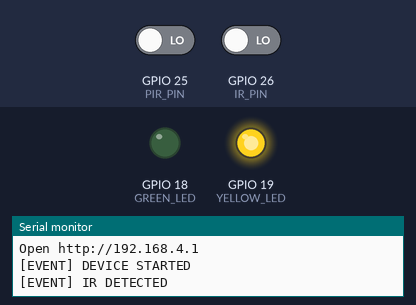
The sketch below on a simulated ESP32. Parts: output pins drawn as LEDs (lit = HIGH), the last lines printed to the serial monitor. Inputs (shaded band) come from the test bench; at power-on: GPIO 25 (PIR_PIN) LOW, GPIO 26 (IR_PIN) LOW.

Above: at 1.2 s.
1.3 s: GPIO 25 (PIR_PIN) driven HIGH
At 2.3 s:
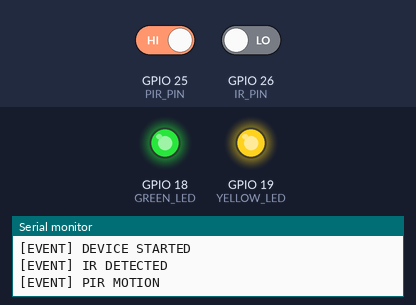
4.3 s: GPIO 26 (IR_PIN) driven HIGH
At 4.3 s:
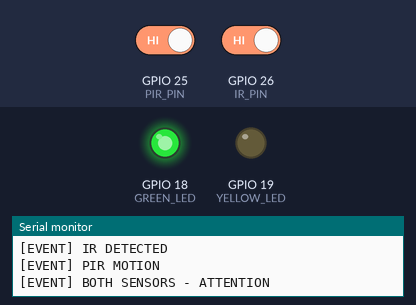
5.8 s: GPIO 25 (PIR_PIN) driven LOW
At 7.0 s:
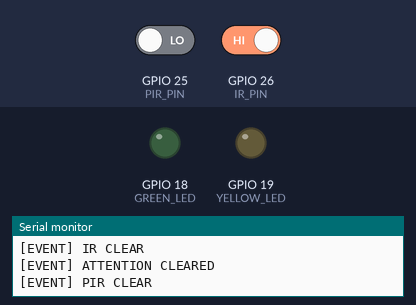
7.3 s: GPIO 26 (IR_PIN) driven LOW
At 7.6 s:
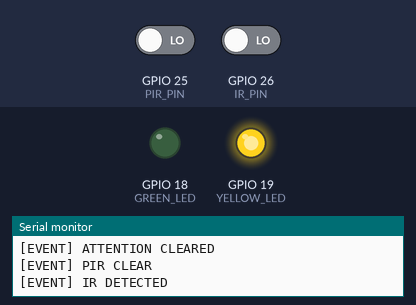
Timing chart, 0 to 9.8 s (numbered marks = the images above; inputs shaded):
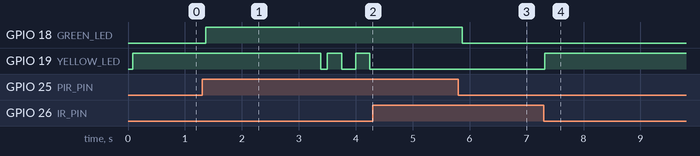

Measured:
- after the input at 1.3 s, GPIO 18 (GREEN_LED): LOW → HIGH after 0.07 s; GPIO 19 (YELLOW_LED): goes LOW 0.12 s, HIGH 0.25 s, LOW 0.25 s, HIGH 0.25 s, then LOW, starting after 2.1 s
- after the input at 4.3 s, GPIO 19 (YELLOW_LED): stops changing and stays LOW
- after the input at 5.8 s, GPIO 18 (GREEN_LED): HIGH → LOW after 0.07 s
- after the input at 7.3 s, GPIO 19 (YELLOW_LED): LOW → HIGH at once

The sketch:

SmartHomeCarePlus.ino
```cpp
// ESP32 Smart Home Care PLUS: Wi-Fi AP + local browser dashboard.
// Educational sensor visualization ONLY. Not a fall/cry/emergency detector.
// ESP32 Arduino Core 3.3.12 / ESP32 Dev Module.
#include <Arduino.h>
#include <WiFi.h>
#include <WebServer.h>

constexpr uint8_t PIR_PIN = 25;
constexpr uint8_t IR_PIN = 26;
constexpr uint8_t GREEN_LED = 18;
constexpr uint8_t YELLOW_LED = 19;
constexpr uint8_t PIR_ACTIVE = HIGH;
constexpr uint8_t IR_ACTIVE = LOW;  // Adjust if the actual IR module is active-HIGH.

// Demo-only local hotspot credentials: publicly visible in this repository.
// Change password before using outside a controlled classroom demonstration.
const char *AP_SSID = "HomeCare-ESP32";
const char *AP_PASSWORD = "homecare2026";

constexpr unsigned long SAMPLE_MS = 80;
constexpr unsigned long BOTH_ALERT_MS = 2000;
constexpr unsigned long BLINK_MS = 250;
constexpr size_t EVENT_CAPACITY = 12;

WebServer server(80);
struct Event { unsigned long timeMs; const char *label; };
Event events[EVENT_CAPACITY];
size_t nextEvent = 0;
size_t eventCount = 0;
unsigned long lastSampleMs = 0;
unsigned long bothSinceMs = 0;
bool pirDetected = false;
bool irDetected = false;
bool combinedAlert = false;
bool acknowledged = false;
uint32_t pirCount = 0;
uint32_t irCount = 0;
uint32_t alertCount = 0;

const char PAGE[] PROGMEM = R"HTML(
<!doctype html><html lang="ko"><head>
<meta charset="utf-8"><meta name="viewport" content="width=device-width,initial-scale=1">
<title>HomeCare | ESP32</title>
<style>
:root{font-family:system-ui,-apple-system,'Segoe UI',sans-serif;color:#18243a;background:#f2f6fb}
*{box-sizing:border-box}body{margin:0;padding:24px 16px}main{max-width:760px;margin:auto}
h1{font-size:1.7rem;margin:0 0 4px}p{line-height:1.5}header{display:flex;justify-content:space-between;gap:12px;align-items:center;margin-bottom:22px}
small,.sub{color:#69788d}.pill{border-radius:99px;padding:8px 12px;background:#dcece6;color:#145438;font-weight:700}
.grid{display:grid;grid-template-columns:repeat(2,minmax(0,1fr));gap:12px}.card{background:white;border:1px solid #e1e9f2;border-radius:18px;padding:18px;box-shadow:0 5px 14px #1e365a0a}
.card h2{font-size:.95rem;font-weight:600;margin:0 0 10px;color:#617188}.value{font-size:1.7rem;font-weight:750}.on{color:#bf6116}.off{color:#258060}
#banner{margin:14px 0;padding:18px;border-radius:16px;background:#e7f5ef;color:#176047;font-weight:700}
#banner.alert{background:#ffede4;color:#a53714}.wide{margin-top:12px}
.counts{display:grid;grid-template-columns:repeat(3,1fr);gap:8px;text-align:center}.counts strong{display:block;font-size:1.55rem}
button{padding:11px 15px;border:0;border-radius:10px;background:#274c85;color:white;font-weight:700;cursor:pointer;margin:6px 7px 0 0}
button.secondary{background:#e6edf5;color:#294260}button:disabled{opacity:.35;cursor:not-allowed}
li{padding:8px 0;border-bottom:1px solid #edf0f4;font-size:.9rem}ul{padding:0;list-style:none;margin:8px 0 0}
footer{font-size:.78rem;color:#66758b;margin-top:20px;line-height:1.5}
@media(max-width:440px){.grid{grid-template-columns:1fr}.counts strong{font-size:1.3rem}header{align-items:start}}
</style></head><body><main>
<header><div><h1>🏠 Smart Home Care</h1><span class="sub">ESP32 · 교실 시연용 로컬 모니터링</span></div><div id="link" class="pill">연결 중</div></header>
<div class="grid">
<section class="card"><h2>PIR 움직임 센서 · GPIO 25</h2><div id="pir" class="value">—</div><small>센서의 HIGH 출력 기준</small></section>
<section class="card"><h2>IR 근접 센서 · GPIO 26</h2><div id="ir" class="value">—</div><small>센서의 LOW 출력 기준</small></section>
</div>
<div id="banner">센서 상태 확인 중…</div>
<section class="card wide"><h2>감지 발생 횟수 (전원 켠 이후)</h2><div class="counts">
<div><strong id="pc">0</strong><small>PIR 시작</small></div><div><strong id="ic">0</strong><small>IR 시작</small></div><div><strong id="ac">0</strong><small>동시감지 주의</small></div>
</div><div style="margin-top:12px"><button id="ack" onclick="postAction('/api/ack')">주의 알림 확인</button><button class="secondary" onclick="postAction('/api/reset')">횟수·기록 초기화</button></div></section>
<section class="card wide"><h2>최근 이벤트 (최대 12건)</h2><ul id="events"><li>아직 기록 없음</li></ul></section>
<footer>작동 방식: 두 센서가 동시에 2초 이상 활성화되면 '주의' 표시. 이는 교육용 임의 규칙이며 실제 낙상·울음·위험 상황을 판별하지 않습니다. 인터넷이나 클라우드를 사용하지 않습니다. 기록은 ESP32 재시작 시 사라집니다. 가정용 안전 경보 장치로 사용하지 마세요.</footer>
</main><script>
const el=id=>document.getElementById(id);
async function postAction(path){try{await fetch(path,{method:'POST'});await refresh()}catch(e){el('link').textContent='연결 끊김'}}
async function refresh(){try{
const r=await fetch('/api/status',{cache:'no-store'});if(!r.ok)throw Error('offline');const d=await r.json();
el('link').textContent='연결됨';el('pir').textContent=d.pir?'움직임 감지':'움직임 없음';el('pir').className='value '+(d.pir?'on':'off');
el('ir').textContent=d.ir?'근접 물체 감지':'감지 없음';el('ir').className='value '+(d.ir?'on':'off');
el('pc').textContent=d.pirCount;el('ic').textContent=d.irCount;el('ac').textContent=d.alertCount;
const banner=el('banner');banner.className=d.alert?'alert':'';
banner.textContent=d.alert?(d.ack?'주의 상황 확인됨 (센서 감지 지속)':'⚠ 두 센서 동시 감지: 주의 필요'):(d.pir||d.ir?'센서 감지 중 — 일반 모니터링':'정상 — 감지 신호 없음');
el('ack').disabled=!d.alert||d.ack;
const list=el('events');list.replaceChildren();if(!d.events.length){const li=document.createElement('li');li.textContent='아직 기록 없음';list.append(li)}
for(const e of d.events){const li=document.createElement('li');li.textContent='전원 후 '+e.sec+'초 · '+e.name;list.append(li)}
}catch(e){el('link').textContent='연결 끊김'}}
refresh();setInterval(refresh,1000);
</script></body></html>
)HTML";

void addEvent(const char *label) {
  events[nextEvent] = {millis(), label};
  nextEvent = (nextEvent + 1) % EVENT_CAPACITY;
  if (eventCount < EVENT_CAPACITY) ++eventCount;
  Serial.print("[EVENT] ");
  Serial.println(label);
}

void sampleSensors(unsigned long now) {
  if (now - lastSampleMs < SAMPLE_MS) return;
  lastSampleMs = now;
  bool newPir = (digitalRead(PIR_PIN) == PIR_ACTIVE);
  bool newIr = (digitalRead(IR_PIN) == IR_ACTIVE);
  if (newPir != pirDetected) {
    pirDetected = newPir;
    if (newPir) { ++pirCount; addEvent("PIR MOTION"); }
    else addEvent("PIR CLEAR");
  }
  if (newIr != irDetected) {
    irDetected = newIr;
    if (newIr) { ++irCount; addEvent("IR DETECTED"); }
    else addEvent("IR CLEAR");
  }
  if (pirDetected && irDetected) {
    if (bothSinceMs == 0) bothSinceMs = now;
    if (!combinedAlert && now - bothSinceMs >= BOTH_ALERT_MS) {
      combinedAlert = true;
      acknowledged = false;
      ++alertCount;
      addEvent("BOTH SENSORS - ATTENTION");
    }
  } else {
    bothSinceMs = 0;
    if (combinedAlert) addEvent("ATTENTION CLEARED");
    combinedAlert = false;
    acknowledged = false;
  }
  digitalWrite(GREEN_LED, pirDetected ? HIGH : LOW);
  // Yellow: IR indicator; blink for unacknowledged simultaneous detection.
  bool yellowOn = irDetected;
  if (combinedAlert && !acknowledged) yellowOn = (now / BLINK_MS) % 2 == 0;
  digitalWrite(YELLOW_LED, yellowOn ? HIGH : LOW);
}

void sendStatus() {
  String json;
  json.reserve(1150);
  json += "{\"pir\":"; json += (pirDetected ? "true" : "false");
  json += ",\"ir\":"; json += (irDetected ? "true" : "false");
  json += ",\"alert\":"; json += (combinedAlert ? "true" : "false");
  json += ",\"ack\":"; json += (acknowledged ? "true" : "false");
  json += ",\"pirCount\":"; json += String(pirCount);
  json += ",\"irCount\":"; json += String(irCount);
  json += ",\"alertCount\":"; json += String(alertCount);
  json += ",\"events\":[";
  for (size_t i = 0; i < eventCount; ++i) {
    size_t pos = (nextEvent + EVENT_CAPACITY - 1 - i) % EVENT_CAPACITY;
    if (i) json += ',';
    json += "{\"sec\":";
    json += String(events[pos].timeMs / 1000UL);
    json += ",\"name\":\"";
    json += events[pos].label; // Labels are fixed constants; no user input.
    json += "\"}";
  }
  json += "]}";
  server.sendHeader("Cache-Control", "no-store");
  server.send(200, "application/json; charset=utf-8", json);
}

void setup() {
  Serial.begin(115200);
  pinMode(PIR_PIN, INPUT);
  pinMode(IR_PIN, INPUT);
  pinMode(GREEN_LED, OUTPUT);
  pinMode(YELLOW_LED, OUTPUT);
  digitalWrite(GREEN_LED, LOW);
  digitalWrite(YELLOW_LED, LOW);
  WiFi.mode(WIFI_AP);
  if (WiFi.softAP(AP_SSID, AP_PASSWORD)) {
    Serial.print("Connect your phone Wi-Fi to "); Serial.println(AP_SSID);
    Serial.print("Open http://"); Serial.println(WiFi.softAPIP());
  } else {
    Serial.println("ERROR: Wi-Fi access point failed to start");
  }
  server.on("/", HTTP_GET, []() { server.send_P(200, "text/html; charset=utf-8", PAGE); });
  server.on("/api/status", HTTP_GET, sendStatus);
  server.on("/api/ack", HTTP_POST, []() {
    if (combinedAlert && !acknowledged) {
      acknowledged = true;
      addEvent("ATTENTION ACKNOWLEDGED");
    }
    server.send(200, "text/plain", "OK");
  });
  server.on("/api/reset", HTTP_POST, []() {
    pirCount = irCount = alertCount = 0;
    nextEvent = eventCount = 0;
    server.send(200, "text/plain", "OK");
  });
  server.onNotFound([]() { server.send(404, "text/plain", "Not found"); });
  server.begin();
  addEvent("DEVICE STARTED");
}

void loop() {
  const unsigned long now = millis();
  sampleSensors(now);
  // Blink while waiting for the next sensor sample, too.
  if (combinedAlert && !acknowledged) {
    digitalWrite(YELLOW_LED, ((now / BLINK_MS) % 2 == 0) ? HIGH : LOW);
  }
  server.handleClient();
  delay(2);
}
```
